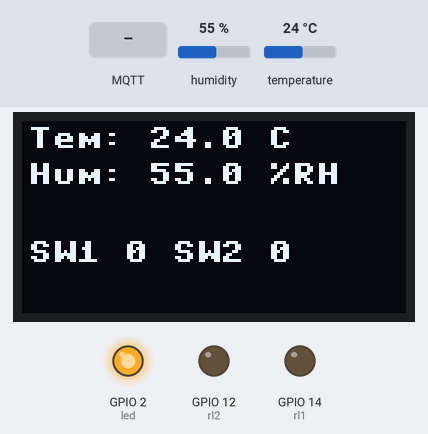
A program run on a simulated ESP8266 board running MicroPython. Shown: 128×64 one-colour display, output pins drawn as LEDs (lit = HIGH, except the on-board LED, lit = LOW). The test bench sets the inputs (shaded band); at power-on: humidity 55 %, temperature 24 °C. WiFi joins after 1.5 s; no MQTT or app messages arrive unless stated; what the program prints to the serial console is not drawn.

Above: at 2.8 s.
2.9 s: MQTT message "off" arrives on the first subscribed topic
At 4.1 s:
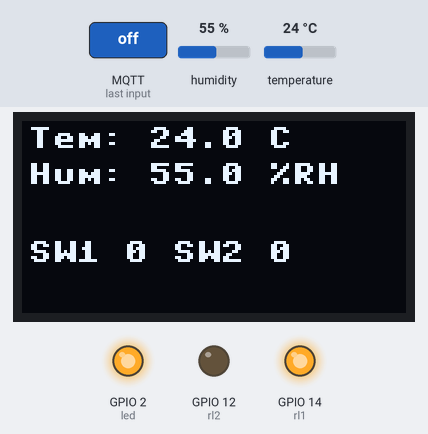
4.4 s: MQTT message "off" arrives on the first subscribed topic
At 6.6 s:
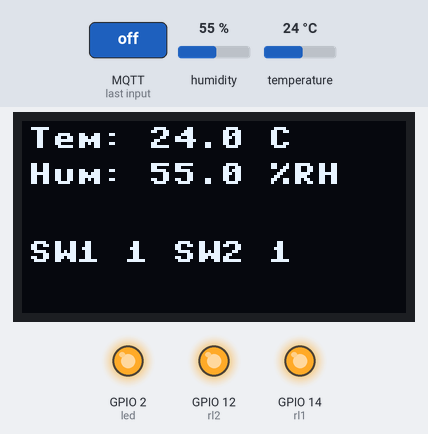
6.9 s: MQTT message "on" arrives on the first subscribed topic
At 7.2 s:
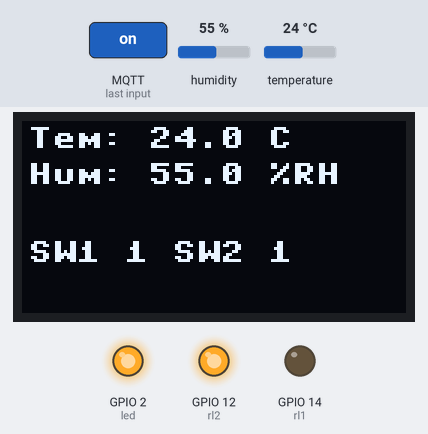
Timing chart, 0 to 9.9 s (numbered marks = the images above; inputs shaded):
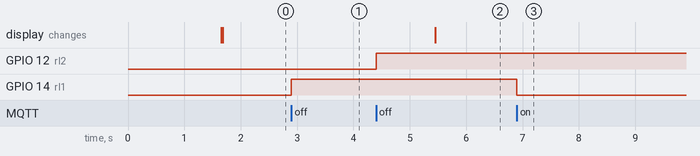

Measured:
- after the input at 2.9 s, GPIO 14 (rl1): LOW → HIGH at once
- after the input at 4.4 s, GPIO 12 (rl2): LOW → HIGH at once; the display: changes after 1.0 s (image 2)
- after the input at 6.9 s, GPIO 14 (rl1): HIGH → LOW at once

The program:

main.py
```python
WIFISSID='=<^-^>='
WIFIPASS='44448888'

from machine import Pin
from machine import I2C
from machine import unique_id
from time import sleep_ms
from ubinascii import hexlify
from umqtt.simple import MQTTClient
import network
# from machine import ADC
from dht import DHT11
from ssd1306 import SSD1306_I2C


#init hardware

#---OLED 128x64---
i2c = I2C(sda = Pin(4), scl = Pin(5))
oled = SSD1306_I2C(128, 64, i2c)
#---DHT22---
ds = DHT11(Pin(16)) #DHT22 connected to GPIO16
#---led---
led = Pin(2, Pin.OUT)
rl1 = Pin(14, Pin.OUT)
rl2 = Pin(12, Pin.OUT)

#---MQTT Sending---
SERVER = "10.10.1.120"
CLIENT_ID = hexlify(unique_id())
tempr = b"/sensor1/tem"
humd = b"/sensor1/hum"
rel1top = b"/sensor1/sw1"
rel2top = b"/sensor1/sw2"

def do_connect():
    sta_if = network.WLAN(network.STA_IF)
    if not sta_if.isconnected():
        led.low()
        oled.fill(0)
        oled.text('wifi...', 0, 0)
        oled.show()
        print('connecting to network...')
        sta_if.active(True)
        sta_if.connect(WIFISSID, WIFIPASS)
        while not sta_if.isconnected():
            pass
        oled.text('done...', 0, 10)
        led.high()
        print('network config:', sta_if.ifconfig())

def envioMQTT(server=SERVER, topic="/foo", dato=None):
    try:
        c = MQTTClient(CLIENT_ID, server)
        c.connect()
        c.publish(topic, dato)
        sleep_ms(200)
        c.disconnect()
    except Exception as e:
        print ("mqq fail")
        pass


def sub_cb(topic, msg):
    if topic==rel1top:
        if msg == b"on":
            rl1.low()
            print("sw1 on")
        elif msg == b"off":
            rl1.high()
            print("sw1 off")

    if topic==rel2top:
        if msg == b"on":
            rl2.low()
            print("sw2 on")
        elif msg == b"off":
            rl2.high()
            print("sw2 off")


def recepcionMQTT(server=SERVER, topic=rel2top):
    c = MQTTClient(CLIENT_ID, server)
    # Subscribed messages will be delivered to this callback
    c.set_callback(sub_cb)
    c.connect()
    c.subscribe(topic)
    #print("Connected to %s, subscribed to %s topic" % (server, topic))
    try:
        c.wait_msg()
    finally:
        c.disconnect()

def medirTemHum():
    try:
        ds.measure()
        tem = ds.temperature()
        hum = ds.humidity()
        return (tem,hum)
    except Exception as e:
        return (-1,-1)

def displaytem(tem,hum):
    oled.fill(0)
    temper = "Tem: %3.1f C" % tem
    humedad = "Hum: %3.1f %%RH" % hum

    oled.text(temper,2,2,1)
    oled.text(humedad,2,14,1)
    oled.text("SW1 "+str(rl1.value()), 2, 40, 1)
    oled.text("SW2 "+str(rl2.value()), 50, 40, 1)
    oled.show()

def measureDist():
    pass

#---Main Program---
print("main run")
while True:
    print("loop run")
    try:
        do_connect()
        measureDist()
        (tem,hum) = medirTemHum()
        displaytem(tem,hum)
        envioMQTT(SERVER,tempr,str(tem))
        envioMQTT(SERVER,humd,str(hum))
        recepcionMQTT(SERVER, rel1top)
        recepcionMQTT(SERVER, rel2top)
        sleep_ms(1000)
    except Exception as e:
        print (e)
        print ("fuck up =)")
        pass
#---END Main Program---
```

boot.py
```python
def do_connect():
    print("board start")
    import network
    import ssd1306
    import network
    import time
    from machine import Pin, I2C
    i2c = I2C(scl=Pin(5), sda=Pin(4))
    i2c.scan()
    oled = ssd1306.SSD1306_I2C(128, 64, i2c)
    oled.text('Hi, dude!', 30, 30)
    oled.show()
    SSID = 'Ciklum Guest'
    PASSWORD = 'Welcome2Ciklum'

    sta_if = network.WLAN(network.STA_IF)
    ap_if = network.WLAN(network.AP_IF)
    if ap_if.active():
        ap_if.active(False)
    if not sta_if.isconnected():
        oled.text('conn2wifi...', 0, 0)
        oled.show()
        sta_if.active(True)
        sta_if.connect(SSID, PASSWORD)
        while not sta_if.isconnected():
            pass
    oled.text('wifi:', 0, 10)
    oled.text(str(sta_if.ifconfig()), 0, 20)
    oled.show()
do_connect()
```
